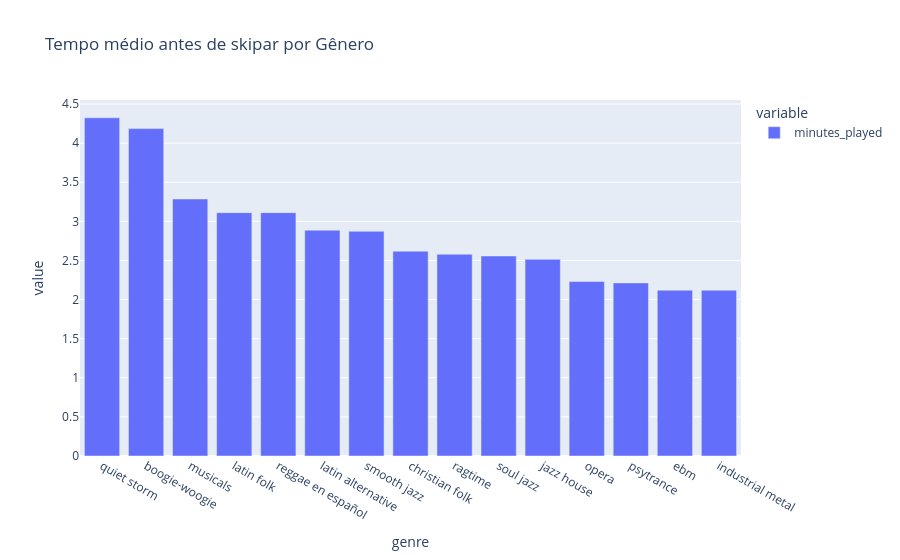

The cell this chart's notebook holds for it:
### Code cell
avg_time_before_skip = (
    df_genre[df_genre["skipped"] == True]
    .groupby("genre")["minutes_played"]
    .mean()
    .sort_values()
)
gerar_grafico_colunas(avg_time_before_skip.sort_values(ascending=False).head(15),'Tempo médio antes de skipar por Gênero')

### Figure 1 — Plotly figure (JSON) as saved in the notebook; plotly's stock layout.template omitted (floating-point values rounded to 4 significant figures)
{"data": [{"hovertemplate": "variable=minutes_played<br>genre=%{x}<br>value=%{y}<extra></extra>", "legendgroup": "minutes_played", "marker": {"color": "#636efa", "pattern": {"shape": ""}}, "name": "minutes_played", "orientation": "v", "showlegend": true, "textposition": "auto", "type": "bar", "x": ["quiet storm", "boogie-woogie", "musicals", "latin folk", "reggae en español", "latin alternative", "smooth jazz", "christian folk", "ragtime", "soul jazz", "jazz house", "opera", "psytrance", "ebm", "industrial metal"], "xaxis": "x", "y": [4.324, 4.185, 3.285, 3.111, 3.111, 2.887, 2.873, 2.619, 2.579, 2.557, 2.514, 2.23, 2.213, 2.12, 2.12], "yaxis": "y"}], "layout": {"barmode": "relative", "legend": {"title": {"text": "variable"}, "tracegroupgap": 0}, "title": {"text": "Tempo médio antes de skipar por Gênero"}, "xaxis": {"anchor": "y", "domain": [0, 1], "title": {"text": "genre"}}, "yaxis": {"anchor": "x", "domain": [0, 1], "title": {"text": "value"}}}}
